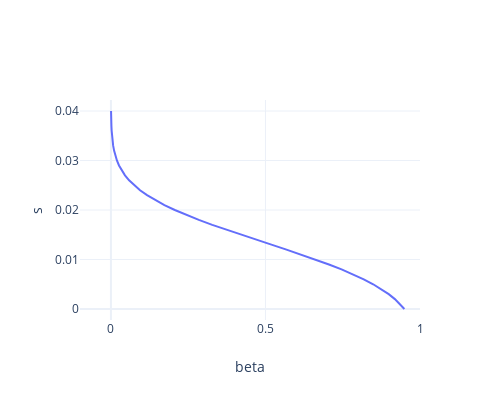

Notebook cell for this chart:
### Code cell
z_alpha = 1.64   # one-sided test with alpha = 5%
s = np.arange(0, 0.04 + 0.001, 0.001)
L = 5000
p = 0.25
beta = calc_beta(s=s, L=L, p=p)

show_plot([make_scatter(beta, s, mode="lines", show_legend=False)],
          make_layout(width=500, height=400, x_range=(-0.1,1), x_title="beta", y_title="s"),
          out_fname="beta_s_plot_l5000_p0.25.svg")

### Figure 1 — Plotly figure (JSON) as saved in the notebook; plotly's stock layout.template omitted (floating-point values rounded to 4 significant figures)
{"data": [{"marker": {"size": 5}, "mode": "lines", "showlegend": false, "type": "scatter", "x": [0.9495, 0.9355, 0.9187, 0.8988, 0.8754, 0.8485, 0.818, 0.7839, 0.7463, 0.7055, 0.6618, 0.6158, 0.568, 0.5192, 0.47, 0.4213, 0.3737, 0.3278, 0.2844, 0.244, 0.2068, 0.1731, 0.1432, 0.1169, 0.09421, 0.07494, 0.05881, 0.04554, 0.03477, 0.02618, 0.01944, 0.01423, 0.01026, 0.007297, 0.005112, 0.003528, 0.002399, 0.001607, 0.00106, 0.0006883, 0.0004402], "y": [0, 0.001, 0.002, 0.003, 0.004, 0.005, 0.006, 0.007, 0.008, 0.009, 0.01, 0.011, 0.012, 0.013, 0.014, 0.015, 0.016, 0.017, 0.018, 0.019, 0.02, 0.021, 0.022, 0.023, 0.024, 0.025, 0.026, 0.027, 0.028, 0.029, 0.03, 0.031, 0.032, 0.033, 0.034, 0.035, 0.036, 0.037, 0.038, 0.039, 0.04]}], "layout": {"height": 400, "hovermode": "closest", "width": 500, "xaxis": {"range": [-0.1, 1], "showgrid": true, "title": {"text": "beta"}}, "yaxis": {"showgrid": true, "title": {"text": "s"}}}}
